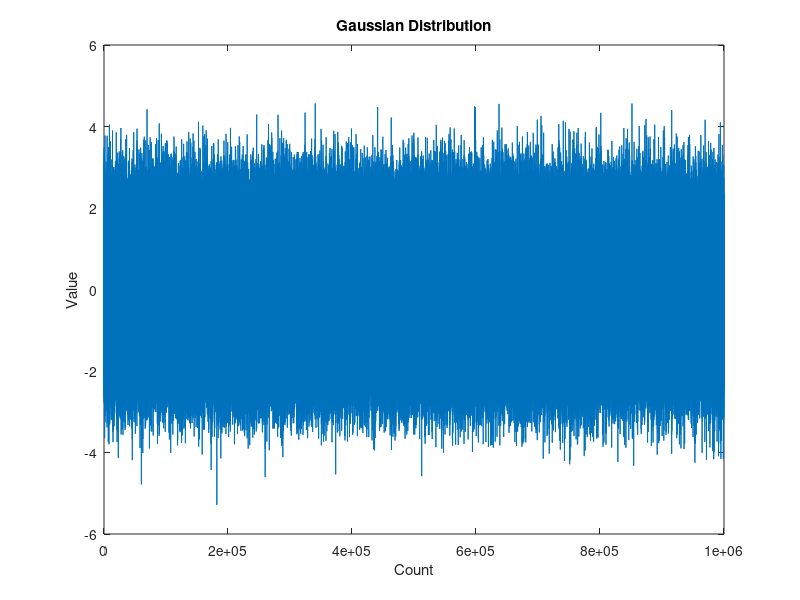

Write MATLAB code to recreate this figure. (Note: this script raises an error after producing the figure.)
% Signals HW8 Gavri Kepets
clc;
clear;
close all;

%% q1

a = 0.544;
N = 10^6;
r = randn(N, 1);

U = rand(N, 1);
x = a * tan(pi .* U);

s = (3/5)*trnd(5, N,1);

figure();
plot(r);
title("Gaussian Distribution");
xlabel("Count");
ylabel("Value");
yline(4);
yline(-4);

subtitle("Fraction of time the absolute value > 4: "+ sum(abs(r) >4)/N);

figure();
plot(x);
title("Cauchy Distribution");
xlabel("Count");
ylabel("Value");
yline(4);
yline(-4);

subtitle("Fraction of time the absolute value > 4: "+ sum(abs(x) >4)/N);


figure();
plot(s);
title("Student Distribution");
xlabel("Count");
ylabel("Value");
yline(4);
yline(-4);

subtitle("Fraction of time the absolute value > 4: "+ sum(abs(s) >4)/N);

%% q2

N = 10^5;
m0 = 5;
num = [2 0.2 -0.84];
den = [1 -0.95 0.9];
noise = randn(N, 1);
x = filter(num, den, noise);

Nlen = 1000;
h = impz(num, den, Nlen);
r = conv(h, flipud(h));
r = r(Nlen:Nlen+m0);

%% q3
figure();
zplane(num, den);
title("Pole-Zero Plot for Filter");

%% q4

c = x(1:m0+1);
r = x(1:N);
A = toeplitz(c, r);

%% q5

R = 1/(N-m0)*A*(A'); % from HW 7
[eigvec, eigval] = eig(R);
[sortedEigVals, inc] = sort(diag(eigval), 'descend');
Q = eigvec(:, inc);

%% q6

[s_est, w] = pwelch(x, hamming(512), 256, 512);
s_est = mag2db(s_est/mean(s_est));
H = freqz(num, den, length(w));
S = abs(H).^2;
S = mag2db(S/mean(S));

figure();
plot(w/pi, s_est);
hold on
plot(w/pi, S);
hold off
title("Normalized Estimate and PSD of x");
legend("s_{est}", "S_x")
xlabel("Digital Frequency")
ylabel("PSD (dB)")

%% q7
[z, p, k] = tf2zpk(num, den);
[M, I] = max(S);
fprintf("Angle of the pole: %.3f. W at max S: %.3f\n", angle(p(1)), w(I))

%% q8

c = flip(x(1:m0+1));
r = x(m0+1: N);
A = toeplitz(c, r);
[U, S, ~] = svd(A, 'econ');
%A = diag(s);

%% q9

QU = abs(Q'*U)
err = QU-eye(m0+1, m0+1);
errmax = max(abs(err(:)));
fprintf("errmax = %f\n", errmax);
